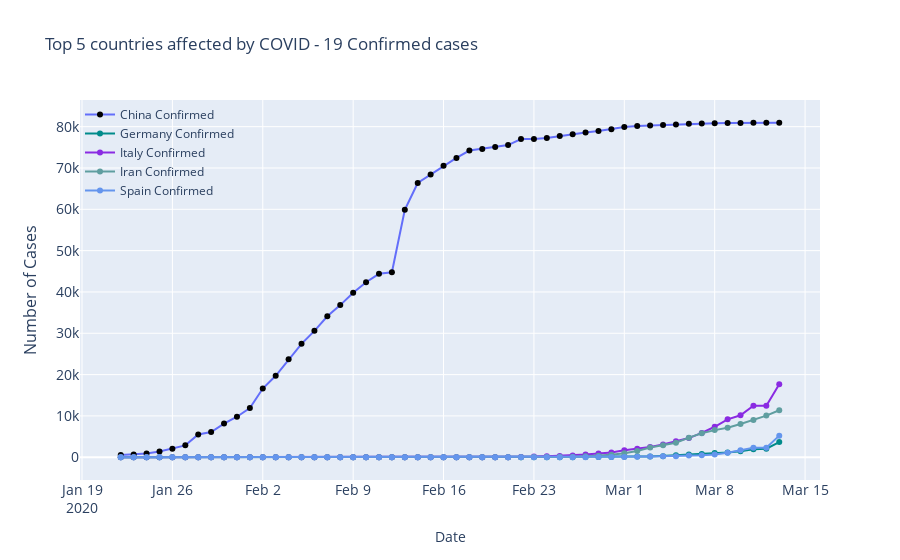

The cell this chart's notebook holds for it:
### Code cell
fig = go.Figure()
fig.add_trace(go.Scatter(x=sortChinaconfirmed['Date'], 
                         y=sortChinaconfirmed['Confirmed'],
                         mode='lines+markers',
                         name='China Confirmed',
                         line=dict(color='Dark Blue', width=2)
                        ))
fig.add_trace(go.Scatter(x=sortGerconfirmed['Date'], 
                         y=sortGerconfirmed['Confirmed'],
                         mode='lines+markers',
                         name='Germany Confirmed',
                         line=dict(color='darkcyan', width=2)
                        ))
fig.add_trace(go.Scatter(x=sortItalyconfirmed['Date'], 
                         y=sortItalyconfirmed['Confirmed'],
                         mode='lines+markers',
                         name='Italy Confirmed',
                         line=dict(color='blueviolet', width=2)
                        ))

fig.add_trace(go.Scatter(x=sortIranconfirmed['Date'], 
                         y=sortIranconfirmed['Confirmed'],
                         mode='lines+markers',
                         name='Iran Confirmed',
                         line=dict(color='cadetblue', width=2)
                        ))
fig.add_trace(go.Scatter(x=sortSpainconfirmed['Date'], 
                         y=sortSpainconfirmed['Confirmed'],
                         mode='lines+markers',
                         name='Spain Confirmed',
                         line=dict(color='cornflowerblue', width=2)
                        ))
fig.update_layout(
    title='Top 5 countries affected by COVID - 19 Confirmed cases',
    xaxis_title='Date',
    xaxis_tickfont_size=14,
    yaxis=dict(
        title='Number of Cases',
        titlefont_size=16,
        tickfont_size=14,
    ),
    legend=dict(
        x=0,
        y=1.0,
        bgcolor='rgba(255, 255, 255, 0)',
        bordercolor='rgba(255, 255, 255, 0)'
    )
)
